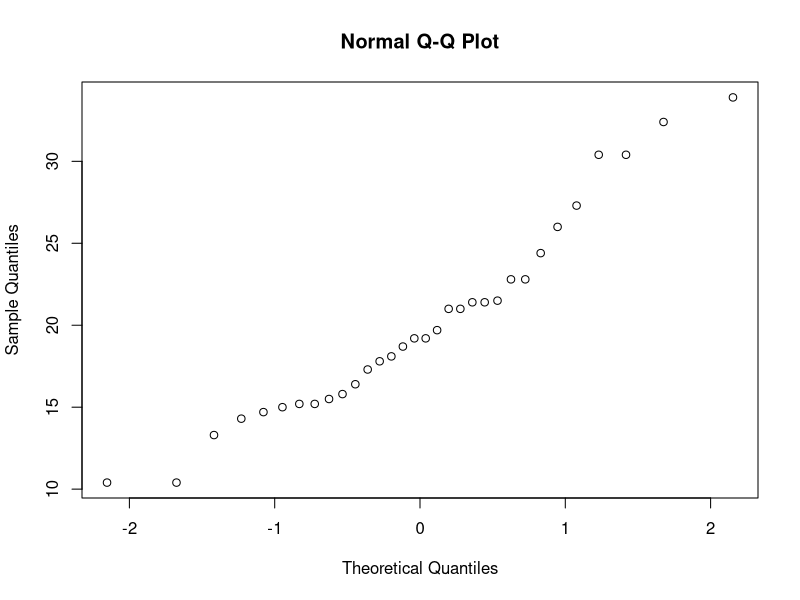
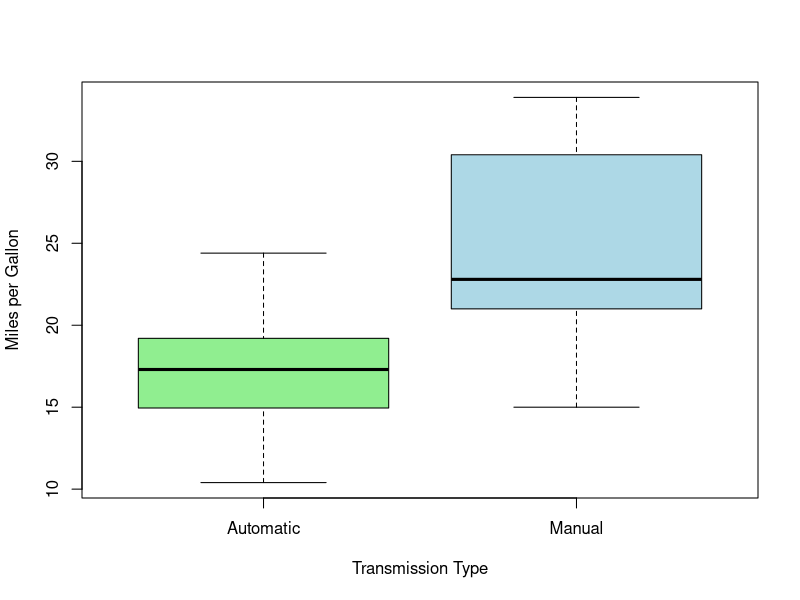
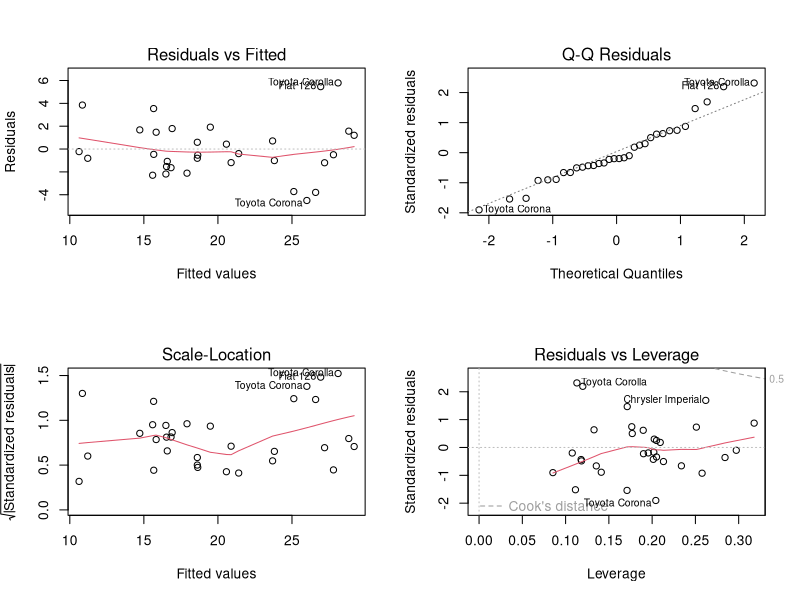

R code for these plots, in order:
## ---- chunk 1
knitr::opts_chunk$set(echo = TRUE)
## ---- chunk 2
library(datasets)
library(dplyr)
data("mtcars")
## ---- chunk 3
summary(mtcars$mpg)
qqnorm(mtcars$mpg)
## ---- chunk 4
mtcars$cyl <- factor(mtcars$cyl) # number of cylinders
mtcars$vs <- factor(mtcars$vs) # Engine type (V-shaped or straight)
mtcars$am <- factor(mtcars$am, labels = c("Automatic", "Manual")) # Transmission
mtcars$gear <- factor(mtcars$gear) # Number of forward gears
mtcars$carb <- factor(mtcars$carb) # Number of carburetors
## ---- chunk 5
mean_transmission <- mtcars %>% group_by(am) %>% summarise(average=mean(mpg))
head(mean_transmission)
boxplot(mpg~am, data = mtcars, xlab = "Transmission Type", 
        ylab = "Miles per Gallon", col = c("light green", "light blue"))
## ---- chunk 6
fit1 <- lm(formula = mpg~am, data = mtcars)
summary(fit1)
## ---- chunk 7
variance_analysis_mpg <- aov(formula = mpg~., data = mtcars)
summary(variance_analysis_mpg)
## ---- chunk 8
fit2 <- lm(formula = mpg~am+cyl+disp+wt, data = mtcars)
summary(fit2)
## ---- chunk 9
anova(fit1,fit2)
## ---- chunk 10
par(mfrow = c(2, 2))
plot(fit2)
## ---- chunk 11
cat("Correlation between transmission and weight: ", cor(x = as.numeric(mtcars$am), y = as.numeric(mtcars$wt)))
cat("Correlation between transmission and the number of cylinders: ", cor(x = as.numeric(mtcars$am), y = as.numeric(mtcars$cyl)))
